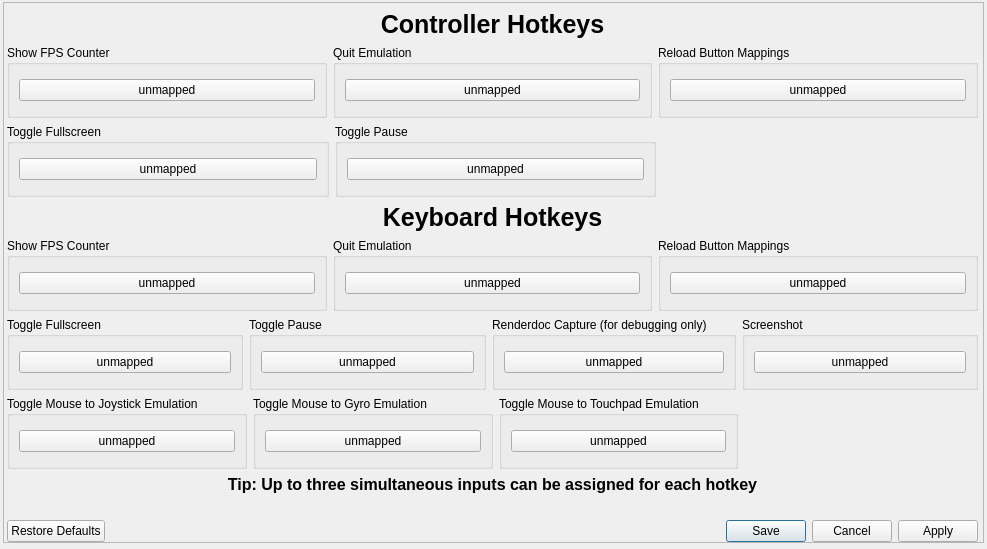
<?xml version="1.0" encoding="UTF-8"?>
<!-- SPDX-FileCopyrightText: Copyright 2024 shadPS4 Emulator Project
     SPDX-License-Identifier: GPL-2.0-or-later -->
<ui version="4.0">
	<class>Hotkeys</class>
	<widget class="QDialog" name="Hotkeys">
		<property name="windowModality">
			<enum>Qt::WindowModality::WindowModal</enum>
		</property>
		<property name="geometry">
			<rect>
				<x>0</x>
				<y>0</y>
				<width>987</width>
				<height>549</height>
			</rect>
		</property>
		<property name="windowTitle">
			<string>Customize Hotkeys</string>
		</property>
		<widget class="QScrollArea" name="scrollArea">
			<property name="geometry">
				<rect>
					<x>3</x>
					<y>2</y>
					<width>981</width>
					<height>541</height>
				</rect>
			</property>
			<property name="widgetResizable">
				<bool>true</bool>
			</property>
			<widget class="QWidget" name="scrollAreaWidgetContents">
				<property name="geometry">
					<rect>
						<x>0</x>
						<y>0</y>
						<width>979</width>
						<height>539</height>
					</rect>
				</property>
				<widget class="QWidget" name="verticalLayoutWidget_3">
					<property name="geometry">
						<rect>
							<x>3</x>
							<y>7</y>
							<width>971</width>
							<height>532</height>
						</rect>
					</property>
					<layout class="QVBoxLayout" name="HotkeysLayout">
						<item>
							<widget class="QLabel" name="controllerLabel">
								<property name="sizePolicy">
									<sizepolicy hsizetype="Preferred" vsizetype="Fixed">
										<horstretch>0</horstretch>
										<verstretch>0</verstretch>
									</sizepolicy>
								</property>
								<property name="font">
									<font>
										<pointsize>19</pointsize>
										<bold>true</bold>
									</font>
								</property>
								<property name="text">
									<string>Controller Hotkeys</string>
								</property>
								<property name="alignment">
									<set>Qt::AlignmentFlag::AlignCenter</set>
								</property>
							</widget>
						</item>
						<item>
							<layout class="QHBoxLayout" name="horizontalLayoutPad1">
								<item>
									<widget class="QGroupBox" name="fpsGroupboxPad">
										<property name="sizePolicy">
											<sizepolicy hsizetype="Expanding" vsizetype="Preferred">
												<horstretch>0</horstretch>
												<verstretch>0</verstretch>
											</sizepolicy>
										</property>
										<property name="title">
											<string>Show FPS Counter</string>
										</property>
										<layout class="QVBoxLayout" name="verticalLayout_2">
											<item>
												<widget class="QPushButton" name="fpsButtonPad">
													<property name="focusPolicy">
														<enum>Qt::FocusPolicy::NoFocus</enum>
													</property>
													<property name="text">
														<string>unmapped</string>
													</property>
												</widget>
											</item>
										</layout>
									</widget>
								</item>
								<item>
									<widget class="QGroupBox" name="quitGroupboxKB_2">
										<property name="sizePolicy">
											<sizepolicy hsizetype="Expanding" vsizetype="Preferred">
												<horstretch>0</horstretch>
												<verstretch>0</verstretch>
											</sizepolicy>
										</property>
										<property name="title">
											<string>Quit Emulation</string>
										</property>
										<layout class="QVBoxLayout" name="verticalLayout_5">
											<item>
												<widget class="QPushButton" name="quitButtonPad">
													<property name="focusPolicy">
														<enum>Qt::FocusPolicy::NoFocus</enum>
													</property>
													<property name="text">
														<string>unmapped</string>
													</property>
												</widget>
											</item>
										</layout>
									</widget>
								</item>
								<item>
									<widget class="QGroupBox" name="reloadMappingsBoxPad">
										<property name="sizePolicy">
											<sizepolicy hsizetype="Expanding" vsizetype="Preferred">
												<horstretch>0</horstretch>
												<verstretch>0</verstretch>
											</sizepolicy>
										</property>
										<property name="title">
											<string>Reload Button Mappings</string>
										</property>
										<layout class="QVBoxLayout" name="verticalLayout_6">
											<item>
												<widget class="QPushButton" name="reloadButtonPad">
													<property name="text">
														<string>unmapped</string>
													</property>
												</widget>
											</item>
										</layout>
									</widget>
								</item>
							</layout>
						</item>
						<item>
							<layout class="QHBoxLayout" name="horizontalLayoutPad2">
								<item>
									<widget class="QGroupBox" name="fullscreenGroupboxPad">
										<property name="sizePolicy">
											<sizepolicy hsizetype="Expanding" vsizetype="Preferred">
												<horstretch>0</horstretch>
												<verstretch>0</verstretch>
											</sizepolicy>
										</property>
										<property name="title">
											<string>Toggle Fullscreen</string>
										</property>
										<layout class="QVBoxLayout" name="verticalLayout_3">
											<item>
												<widget class="QPushButton" name="fullscreenButtonPad">
													<property name="focusPolicy">
														<enum>Qt::FocusPolicy::NoFocus</enum>
													</property>
													<property name="text">
														<string>unmapped</string>
													</property>
												</widget>
											</item>
										</layout>
									</widget>
								</item>
								<item>
									<widget class="QGroupBox" name="pauseGroupboxPad">
										<property name="sizePolicy">
											<sizepolicy hsizetype="Expanding" vsizetype="Preferred">
												<horstretch>0</horstretch>
												<verstretch>0</verstretch>
											</sizepolicy>
										</property>
										<property name="title">
											<string>Toggle Pause</string>
										</property>
										<layout class="QVBoxLayout" name="verticalLayout_4">
											<item>
												<widget class="QPushButton" name="pauseButtonPad">
													<property name="focusPolicy">
														<enum>Qt::FocusPolicy::NoFocus</enum>
													</property>
													<property name="text">
														<string>unmapped</string>
													</property>
												</widget>
											</item>
										</layout>
									</widget>
								</item>
								<item>
									<spacer name="horizontalSpacer_2">
										<property name="orientation">
											<enum>Qt::Orientation::Horizontal</enum>
										</property>
										<property name="sizeHint" stdset="0">
											<size>
												<width>40</width>
												<height>20</height>
											</size>
										</property>
									</spacer>
								</item>
							</layout>
						</item>
						<item>
							<widget class="QLabel" name="keyboardLabel">
								<property name="sizePolicy">
									<sizepolicy hsizetype="Preferred" vsizetype="Fixed">
										<horstretch>0</horstretch>
										<verstretch>0</verstretch>
									</sizepolicy>
								</property>
								<property name="font">
									<font>
										<pointsize>19</pointsize>
										<bold>true</bold>
									</font>
								</property>
								<property name="text">
									<string>Keyboard Hotkeys</string>
								</property>
								<property name="alignment">
									<set>Qt::AlignmentFlag::AlignCenter</set>
								</property>
							</widget>
						</item>
						<item>
							<layout class="QHBoxLayout" name="horizontalLayoutKB1">
								<item>
									<widget class="QGroupBox" name="fpsGroupboxKB">
										<property name="sizePolicy">
											<sizepolicy hsizetype="Expanding" vsizetype="Preferred">
												<horstretch>0</horstretch>
												<verstretch>0</verstretch>
											</sizepolicy>
										</property>
										<property name="title">
											<string>Show FPS Counter</string>
										</property>
										<layout class="QVBoxLayout" name="verticalLayout_7">
											<item>
												<widget class="QPushButton" name="fpsButtonKB">
													<property name="focusPolicy">
														<enum>Qt::FocusPolicy::NoFocus</enum>
													</property>
													<property name="text">
														<string>unmapped</string>
													</property>
												</widget>
											</item>
										</layout>
									</widget>
								</item>
								<item>
									<widget class="QGroupBox" name="quitGroupboxKB">
										<property name="sizePolicy">
											<sizepolicy hsizetype="Expanding" vsizetype="Preferred">
												<horstretch>0</horstretch>
												<verstretch>0</verstretch>
											</sizepolicy>
										</property>
										<property name="title">
											<string>Quit Emulation</string>
										</property>
										<layout class="QVBoxLayout" name="verticalLayout_9">
											<item>
												<widget class="QPushButton" name="quitButtonKB">
													<property name="focusPolicy">
														<enum>Qt::FocusPolicy::NoFocus</enum>
													</property>
													<property name="text">
														<string>unmapped</string>
													</property>
												</widget>
											</item>
										</layout>
									</widget>
								</item>
								<item>
									<widget class="QGroupBox" name="reloadMappingsBoxKB">
										<property name="sizePolicy">
											<sizepolicy hsizetype="Expanding" vsizetype="Preferred">
												<horstretch>0</horstretch>
												<verstretch>0</verstretch>
											</sizepolicy>
										</property>
										<property name="title">
											<string>Reload Button Mappings</string>
										</property>
										<layout class="QVBoxLayout" name="verticalLayout_11">
											<item>
												<widget class="QPushButton" name="reloadButtonKB">
													<property name="focusPolicy">
														<enum>Qt::FocusPolicy::NoFocus</enum>
													</property>
													<property name="text">
														<string>unmapped</string>
													</property>
												</widget>
											</item>
										</layout>
									</widget>
								</item>
							</layout>
						</item>
						<item>
							<layout class="QHBoxLayout" name="horizontalLayoutKB2">
								<item>
									<widget class="QGroupBox" name="fullscreenGroupboxKB">
										<property name="sizePolicy">
											<sizepolicy hsizetype="Expanding" vsizetype="Preferred">
												<horstretch>0</horstretch>
												<verstretch>0</verstretch>
											</sizepolicy>
										</property>
										<property name="title">
											<string>Toggle Fullscreen</string>
										</property>
										<layout class="QVBoxLayout" name="verticalLayout_8">
											<item>
												<widget class="QPushButton" name="fullscreenButtonKB">
													<property name="focusPolicy">
														<enum>Qt::FocusPolicy::NoFocus</enum>
													</property>
													<property name="text">
														<string>unmapped</string>
													</property>
												</widget>
											</item>
										</layout>
									</widget>
								</item>
								<item>
									<widget class="QGroupBox" name="pauseGroupboxKB">
										<property name="sizePolicy">
											<sizepolicy hsizetype="Expanding" vsizetype="Preferred">
												<horstretch>0</horstretch>
												<verstretch>0</verstretch>
											</sizepolicy>
										</property>
										<property name="title">
											<string>Toggle Pause</string>
										</property>
										<layout class="QVBoxLayout" name="verticalLayout_10">
											<item>
												<widget class="QPushButton" name="pauseButtonKB">
													<property name="focusPolicy">
														<enum>Qt::FocusPolicy::NoFocus</enum>
													</property>
													<property name="text">
														<string>unmapped</string>
													</property>
												</widget>
											</item>
										</layout>
									</widget>
								</item>
								<item>
									<widget class="QGroupBox" name="renderdocGroupbox">
										<property name="sizePolicy">
											<sizepolicy hsizetype="Expanding" vsizetype="Preferred">
												<horstretch>0</horstretch>
												<verstretch>0</verstretch>
											</sizepolicy>
										</property>
										<property name="title">
											<string>Renderdoc Capture (for debugging only)</string>
										</property>
										<layout class="QVBoxLayout" name="verticalLayout_12">
											<item>
												<widget class="QPushButton" name="renderdocButton">
													<property name="focusPolicy">
														<enum>Qt::FocusPolicy::NoFocus</enum>
													</property>
													<property name="text">
														<string>unmapped</string>
													</property>
												</widget>
											</item>
										</layout>
									</widget>
								</item>
								<item>
									<widget class="QGroupBox" name="screenshotGroupbox">
										<property name="sizePolicy">
											<sizepolicy hsizetype="Expanding" vsizetype="Preferred">
												<horstretch>0</horstretch>
												<verstretch>0</verstretch>
											</sizepolicy>
										</property>
										<property name="title">
											<string>Screenshot</string>
										</property>
										<layout class="QVBoxLayout" name="verticalLayout_13">
											<item>
												<widget class="QPushButton" name="screenshotButton">
													<property name="focusPolicy">
														<enum>Qt::FocusPolicy::NoFocus</enum>
													</property>
													<property name="text">
														<string>unmapped</string>
													</property>
												</widget>
											</item>
										</layout>
									</widget>
								</item>
							</layout>
						</item>
						<item>
							<layout class="QHBoxLayout" name="horizontalLayout">
								<item>
									<widget class="QGroupBox" name="mouseJoystickGroupbox">
										<property name="sizePolicy">
											<sizepolicy hsizetype="Expanding" vsizetype="Preferred">
												<horstretch>0</horstretch>
												<verstretch>0</verstretch>
											</sizepolicy>
										</property>
										<property name="title">
											<string>Toggle Mouse to Joystick Emulation</string>
										</property>
										<layout class="QVBoxLayout" name="verticalLayout_13">
											<item>
												<widget class="QPushButton" name="mouseJoystickButton">
													<property name="focusPolicy">
														<enum>Qt::FocusPolicy::NoFocus</enum>
													</property>
													<property name="text">
														<string>unmapped</string>
													</property>
												</widget>
											</item>
										</layout>
									</widget>
								</item>
								<item>
									<widget class="QGroupBox" name="mouseGyroGroupbox">
										<property name="sizePolicy">
											<sizepolicy hsizetype="Expanding" vsizetype="Preferred">
												<horstretch>0</horstretch>
												<verstretch>0</verstretch>
											</sizepolicy>
										</property>
										<property name="title">
											<string>Toggle Mouse to Gyro Emulation</string>
										</property>
										<layout class="QVBoxLayout" name="verticalLayout_14">
											<item>
												<widget class="QPushButton" name="mouseGyroButton">
													<property name="focusPolicy">
														<enum>Qt::FocusPolicy::NoFocus</enum>
													</property>
													<property name="text">
														<string>unmapped</string>
													</property>
												</widget>
											</item>
										</layout>
									</widget>
								</item>
								<item>
									<widget class="QGroupBox" name="mouseTouchpadGroupbox">
										<property name="sizePolicy">
											<sizepolicy hsizetype="Expanding" vsizetype="Preferred">
												<horstretch>0</horstretch>
												<verstretch>0</verstretch>
											</sizepolicy>
										</property>
										<property name="title">
											<string>Toggle Mouse to Touchpad Emulation</string>
										</property>
										<layout class="QVBoxLayout" name="verticalLayout_14">
											<item>
												<widget class="QPushButton" name="mouseTouchpadButton">
													<property name="focusPolicy">
														<enum>Qt::FocusPolicy::NoFocus</enum>
													</property>
													<property name="text">
														<string>unmapped</string>
													</property>
												</widget>
											</item>
										</layout>
									</widget>
								</item>
								<item>
									<spacer name="horizontalSpacer_3">
										<property name="orientation">
											<enum>Qt::Orientation::Horizontal</enum>
										</property>
										<property name="sizeHint" stdset="0">
											<size>
												<width>40</width>
												<height>20</height>
											</size>
										</property>
									</spacer>
								</item>
							</layout>
						</item>
						<item>
							<widget class="QLabel" name="tipLabel">
								<property name="sizePolicy">
									<sizepolicy hsizetype="Preferred" vsizetype="Fixed">
										<horstretch>0</horstretch>
										<verstretch>0</verstretch>
									</sizepolicy>
								</property>
								<property name="font">
									<font>
										<pointsize>12</pointsize>
										<bold>true</bold>
									</font>
								</property>
								<property name="text">
									<string>Tip: Up to three simultaneous inputs can be assigned for each hotkey</string>
								</property>
								<property name="alignment">
									<set>Qt::AlignmentFlag::AlignCenter</set>
								</property>
							</widget>
						</item>
						<item>
							<spacer name="horizontalSpacer">
								<property name="orientation">
									<enum>Qt::Orientation::Horizontal</enum>
								</property>
								<property name="sizeHint" stdset="0">
									<size>
										<width>40</width>
										<height>20</height>
									</size>
								</property>
							</spacer>
						</item>
						<item>
							<widget class="QDialogButtonBox" name="buttonBox">
								<property name="orientation">
									<enum>Qt::Orientation::Horizontal</enum>
								</property>
								<property name="standardButtons">
									<set>QDialogButtonBox::StandardButton::Apply|QDialogButtonBox::StandardButton::Cancel|QDialogButtonBox::StandardButton::RestoreDefaults|QDialogButtonBox::StandardButton::Save</set>
								</property>
							</widget>
						</item>
					</layout>
				</widget>
			</widget>
		</widget>
	</widget>
	<resources/>
	<connections>
		<connection>
			<sender>buttonBox</sender>
			<signal>accepted()</signal>
			<receiver>Hotkeys</receiver>
			<slot>accept()</slot>
			<hints>
				<hint type="sourcelabel">
					<x>248</x>
					<y>254</y>
				</hint>
				<hint type="destinationlabel">
					<x>157</x>
					<y>274</y>
				</hint>
			</hints>
		</connection>
		<connection>
			<sender>buttonBox</sender>
			<signal>rejected()</signal>
			<receiver>Hotkeys</receiver>
			<slot>reject()</slot>
			<hints>
				<hint type="sourcelabel">
					<x>316</x>
					<y>260</y>
				</hint>
				<hint type="destinationlabel">
					<x>286</x>
					<y>274</y>
				</hint>
			</hints>
		</connection>
	</connections>
</ui>
